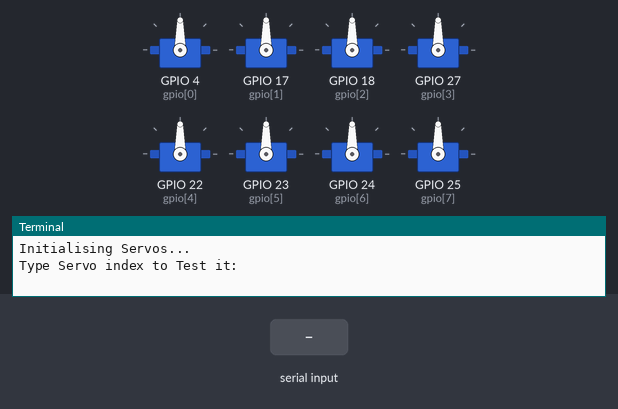
Simulated run of this program. Board: Raspberry Pi (BCM pin numbers). Shown: 8 × servo, the last lines printed to the terminal. Inputs (shaded band) come from the test bench. Servo angles are drawn from the pulse width (0.5 ms = 0°, 2.5 ms = 180°).

Above: at 1.2 s.
1.3 s: "5" typed at the terminal, then Enter
At 2.1 s:
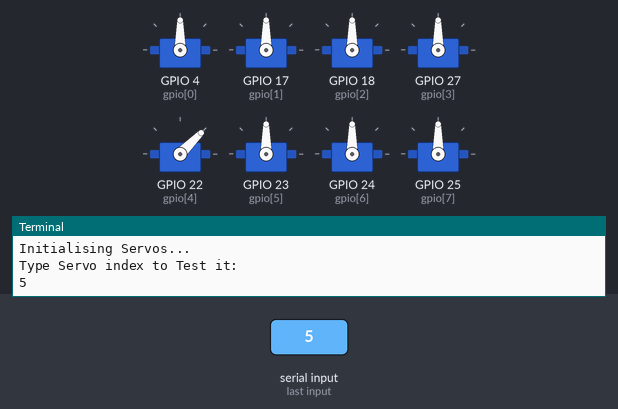
4.3 s: "1" typed at the terminal, then Enter
At 4.6 s:
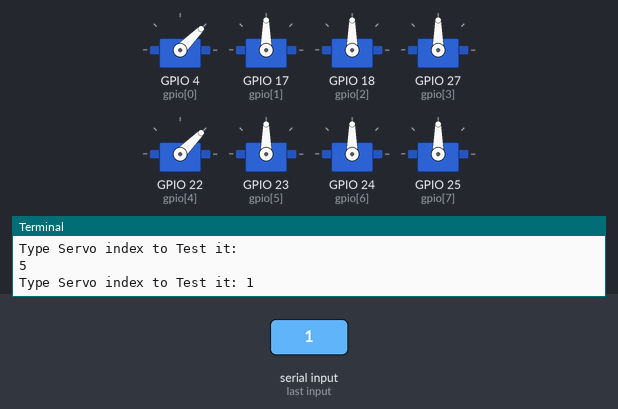
7.3 s: "0" typed at the terminal, then Enter
At 8.1 s:
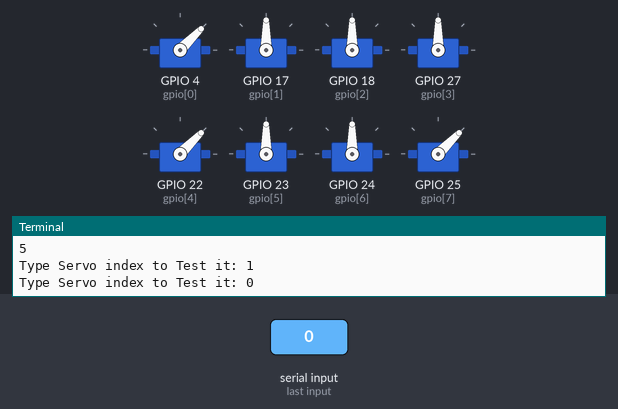
10.3 s: "5" typed at the terminal, then Enter
At 12.1 s:
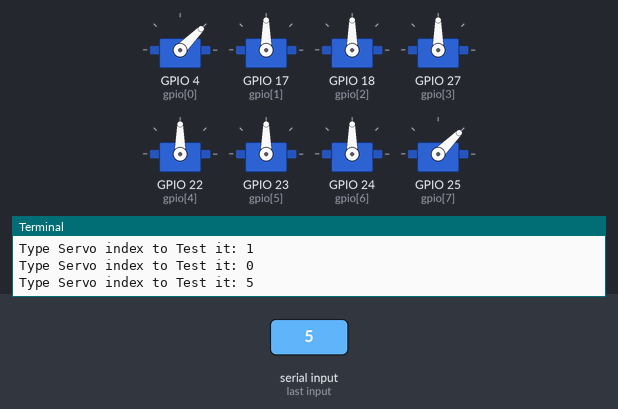
13.3 s: "1" typed at the terminal, then Enter
At 14.6 s:
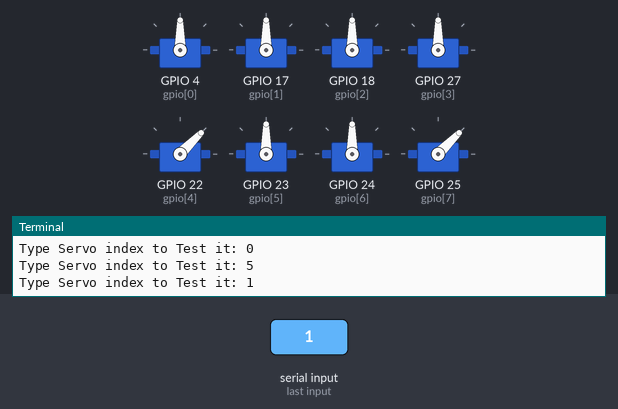
Timing chart, 0 to 17.3 s (numbered marks = the images above; inputs shaded):
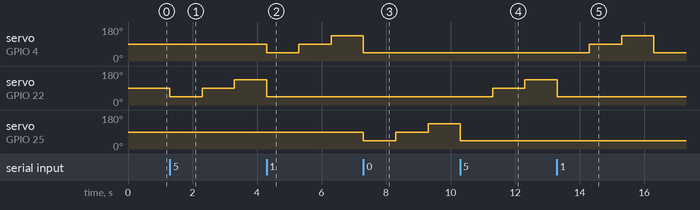

The program:

ServoResetter.py
```python
from gpiozero import AngularServo
import time

print("Initialising Servos...")

gpio = [4, 17, 18, 27, 22, 23, 24, 25]
servos = []
iteration = 0
for x in gpio:
    servos.append(AngularServo(gpio[iteration],  min_angle=-45, max_angle=45))
    iteration += 1

while True:
    i = input("Type Servo index to Test it: ")
    i = int(i) - 1
    servos[i].min()
    time.sleep(1)
    servos[i].mid()
    time.sleep(1)
    servos[i].max()
    time.sleep(1)
    servos[i].min()
```

Measured:
- after the input at 1.3 s, servo on GPIO 22 (gpio[4]): 90° → 45° at once, → 90° 1.0 s later, → 135° 1.0 s later
- after the input at 4.3 s, servo on GPIO 4 (gpio[0]): 90° → 45° at once, → 90° 1.0 s later, → 135° 1.0 s later
- after the input at 7.3 s, servo on GPIO 25 (gpio[7]): 90° → 45° at once, → 90° 1.0 s later, → 135° 1.0 s later
- after the input at 10.3 s, servo on GPIO 22 (gpio[4]): 45° → 90° after 1.0 s, → 135° 1.0 s later
- after the input at 13.3 s, servo on GPIO 4 (gpio[0]): 45° → 90° after 1.0 s, → 135° 1.0 s later, → 45° 1.0 s later
